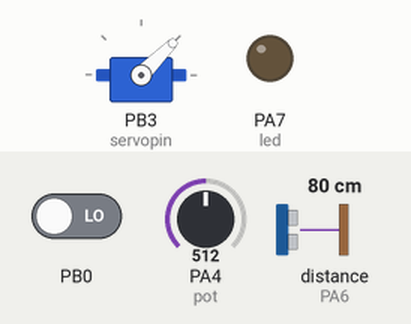
Simulated run of this sketch. Board: STM32 Blue Pill. Parts: servo, output pins drawn as LEDs (lit = HIGH). Wiring (inferred from the names in the program): ultrasonic range finder: trigger PA5; echo PA6. The test bench sets the inputs (shaded band); at power-on: distance to the obstacle (sensor on PA6) 80 cm, PA4 (pot) = 512, PB0 LOW. The echo pulse lasts 58.3 µs per cm; pins used as bus, display or sensor lines are not drawn; what the sketch prints to the serial monitor is not drawn.

Above: at 1.2 s.
1.3 s: distance to the obstacle (sensor on PA6) set to 2 cm
At 3.0 s:
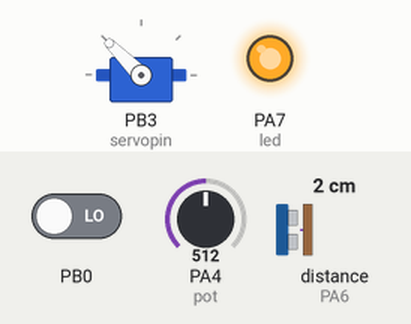
4.8 s: distance to the obstacle (sensor on PA6) set to 36 cm
8.3 s: distance to the obstacle (sensor on PA6) set to 44 cm
At 9.4 s:
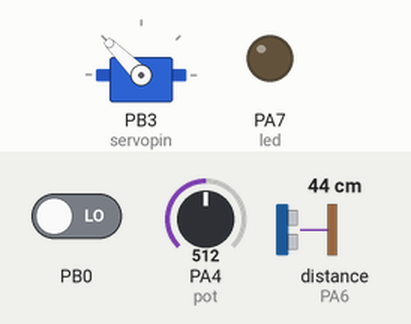
14.6 s: distance to the obstacle (sensor on PA6) set to 4 cm
At 16.4 s:
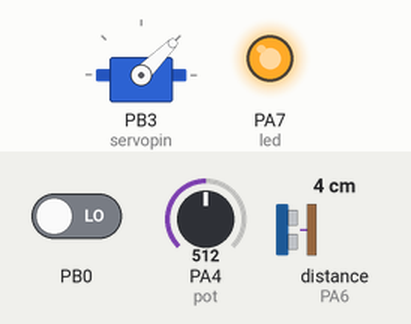
18.6 s: distance to the obstacle (sensor on PA6) set to 250 cm
At 20.1 s:
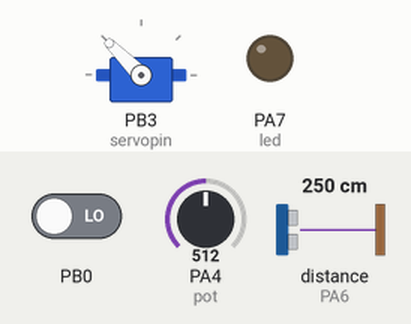
24.9 s: distance to the obstacle (sensor on PA6) set to 9 cm
At 25.7 s:
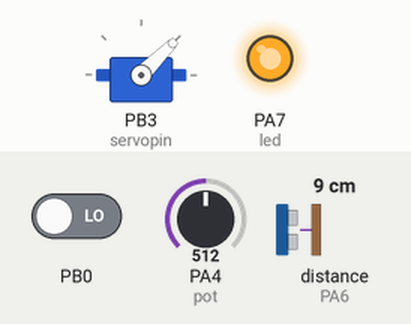
Timing chart, 0 to 30.5 s (numbered marks = the images above; inputs shaded):
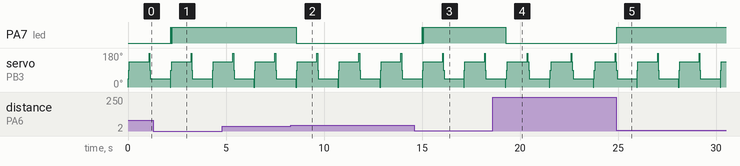

The sketch:

sketch_mar10a.ino
```cpp
#define trig PA5
#define echo  PA6
#define pot PA4
int val =0;
#include<Servo.h>
#define led PA7
Servo servo;
#define servopin PB3
long duration;
int distance;
int angle =0;
void setup() {

  Serial.begin(9600);
  pinMode(trig,OUTPUT);
  pinMode(echo,INPUT);
  Serial.println("Ultrasonic sensor");
  pinMode(led,OUTPUT);
  servo.attach(servopin);

  // put your setup code here, to run once:

}

void loop() {
val =analogRead(pot);
val = map(val, 0, 1023, 0, 180);
  int servoangle = servo.read();
  Serial.print(servoangle);
  for(angle =0; angle<180; angle+=45)
{
  servo.write(angle);
  delay(15);
  distance = calculateDistance();
  int light = digitalRead(PB0);
  if(light ==1){
    digitalWrite(led,HIGH);
  }
  else{
    digitalWrite(led,LOW);
  }
  Serial.print(angle);
  Serial.print(",");
  Serial.print(distance);
  Serial.print(".");
  if(distance<40){
    digitalWrite(led,HIGH);
  }
  else{
    digitalWrite(led,LOW);

  }
  }
  delay(1000);
for(angle =180;angle>=1; angle-=45){
  servo.write(angle);
  delay(15);
  distance = calculateDistance();
    if(distance<40){
    digitalWrite(led,HIGH);
  }
  else{
    digitalWrite(led,LOW);

  }
  Serial.print(angle);
  Serial.print(",");
  Serial.print(distance);
  Serial.print(".");
}
  delay(1000);
}
int calculateDistance(){
  // Clears the trigPin condition
digitalWrite(trig,LOW);
delayMicroseconds(2);
digitalWrite(trig,HIGH);
// Sets the trigPin HIGH (ACTIVE) for 10 microseconds
delayMicroseconds(10);

digitalWrite(trig,LOW);
// Reads the echoPin, returns the sound wave travel time in microseconds

duration = pulseIn(echo, HIGH);
 distance = duration * 0.034 / 2; // Speed of sound wave divided by 2 (go and back)


  return distance;

}
```

Measured:
- the behaviour switches between 40 and 41 cm on distance to the obstacle (sensor on PA6) (found by bisection; images 1 and 2)
- after the input at 1.3 s, PA7 (led): LOW → HIGH after 0.88 s, → LOW 0.03 s later, → HIGH 0.04 s later
- after the input at 8.3 s, PA7 (led): HIGH → LOW after 0.28 s
- after the input at 14.6 s, PA7 (led): LOW → HIGH after 0.41 s, → LOW 0.03 s later, → HIGH 0.04 s later
- after the input at 18.6 s, PA7 (led): HIGH → LOW after 0.68 s
- after the input at 24.9 s, PA7 (led): LOW → HIGH at once
- by itself, servo on PB3 (servopin): repeats every 2.2 s: 45° 0.03 s, 90° 0.03 s, 135° 1.0 s, 180° 0.03 s, 135° 0.03 s, 90° 0.03 s, 45° 1.0 s, 0° 0.03 s
